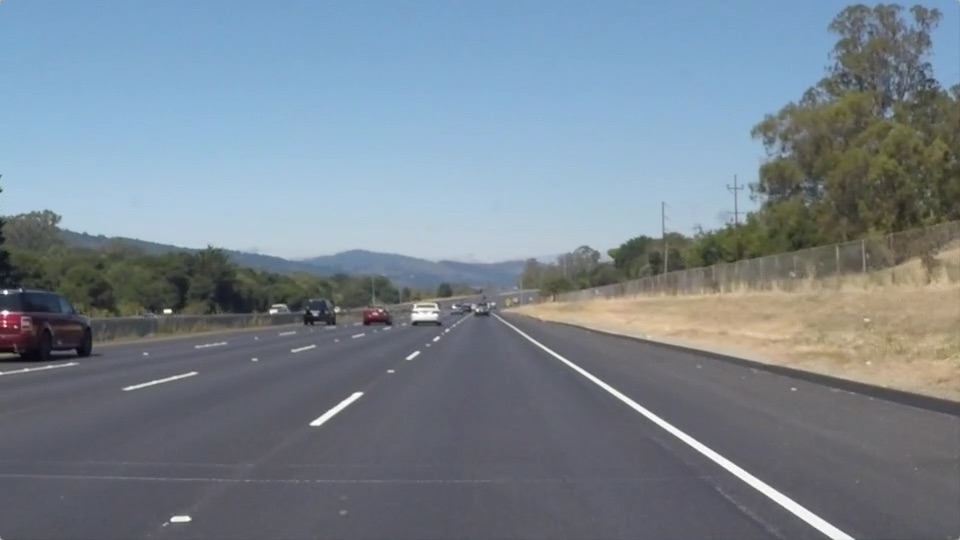
#> input picture test_images/solidWhiteRight.jpg, 960 x 540 px
$ jupyter execute --allow-errors finding_lane_lines.ipynb   (shell and % lines are left out)
#> lines starting #> are read from the running program, lines starting #| are printed output that depends on the picture; after the words box and inside, x2 and y2 are one past the last pixel; in counts of white or black regions, pixels touching at a corner belong together
## Project: **Finding Lane Lines on the Road**
***
In this project, you will use the tools you learned about in the lesson to identify lane lines on the road.  You can develop your pipeline on a series of individual images, and later apply the result to a video stream (really just a series of images). Check out the video clip "raw-lines-example.mp4" (also contained in this repository) to see what the output should look like after using the helper functions below.

Once you have a result that looks roughly like "raw-lines-example.mp4", you'll need to get creative and try to average and/or extrapolate the line segments you've detected to map out the full extent of the lane lines.  You can see an example of the result you're going for in the video "P1_example.mp4".  Ultimately, you would like to draw just one line for the left side of the lane, and one for the right.

In addition to implementing code, there is a brief writeup to complete. The writeup should be completed in a separate file, which can be either a markdown file or a pdf document. There is a [write up template](https://github.com/udacity/CarND-LaneLines-P1/blob/master/writeup_template.md) that can be used to guide the writing process. Completing both the code in the Ipython notebook and the writeup template will cover all of the [rubric points](https://review.udacity.com/#!/rubrics/322/view) for this project.

---
Let's have a look at our first image called 'test_images/solidWhiteRight.jpg'.  Run the 2 cells below (hit Shift-Enter or the "play" button above) to display the image.

**Note: If, at any point, you encounter frozen display windows or other confounding issues, you can always start again with a clean slate by going to the "Kernel" menu above and selecting "Restart & Clear Output".**

---

**The tools you have are color selection, region of interest selection, grayscaling, Gaussian smoothing, Canny Edge Detection and Hough Tranform line detection.  You  are also free to explore and try other techniques that were not presented in the lesson.  Your goal is piece together a pipeline to detect the line segments in the image, then average/extrapolate them and draw them onto the image for display (as below).  Once you have a working pipeline, try it out on the video stream below.**

---

<figure>

 <figcaption>
 <p></p>
 <p style="text-align: center;"> Your output should look something like this (above) after detecting line segments using the helper functions below </p>
 </figcaption>
</figure>
 <p></p>
<figure>

 <figcaption>
 <p></p>
 <p style="text-align: center;"> Your goal is to connect/average/extrapolate line segments to get output like this</p>
 </figcaption>
</figure>

**Run the cell below to import some packages.  If you get an `import error` for a package you've already installed, try changing your kernel (select the Kernel menu above --> Change Kernel).  Still have problems?  Try relaunching Jupyter Notebook from the terminal prompt.  Also, consult the forums for more troubleshooting tips.**

## Import Packages

[cell 1]
#importing some useful packages
import matplotlib.pyplot as plt
import matplotlib.image as mpimg
import numpy as np
import cv2

## Read in an Image

[cell 2]
#reading in an image
image = mpimg.imread('test_images/solidWhiteRight.jpg')
#> image is the input picture: shape (540, 960, 3); mean R, G, B 120.3, 132.6, 143.7

#printing out some stats and plotting
print('This image is:', type(image), 'with dimensions:', image.shape)
#| This image is: <class 'numpy.ndarray'> with dimensions: (540, 960, 3)
plt.imshow(image)
# if you wanted to show a single color channel image called 'gray', for example, call as plt.imshow(gray, cmap='gray')

## Ideas for Lane Detection Pipeline

**Some OpenCV functions (beyond those introduced in the lesson) that might be useful for this project are:**

`cv2.inRange()` for color selection
`cv2.fillPoly()` for regions selection
`cv2.line()` to draw lines on an image given endpoints
`cv2.addWeighted()` to coadd / overlay two images
`cv2.cvtColor()` to grayscale or change color
`cv2.imwrite()` to output images to file
`cv2.bitwise_and()` to apply a mask to an image

**Check out the OpenCV documentation to learn about these and discover even more awesome functionality!**

## Helper Functions

Below are some helper functions to help get you started. They should look familiar from the lesson!

[cell 3]
import math

# [7 lines left out: function grayscale, not called in this run]
    # Or use BGR2GRAY if you read an image with cv2.imread()
    # return cv2.cvtColor(img, cv2.COLOR_BGR2GRAY)

def canny(img, low_threshold, high_threshold):
    """Applies the Canny transform"""
    return cv2.Canny(img, low_threshold, high_threshold)

def gaussian_blur(img, kernel_size):
    """Applies a Gaussian Noise kernel"""
    return cv2.GaussianBlur(img, (kernel_size, kernel_size), 0)

# [179 lines left out: functions region_of_interest, draw_lines, hough_lines, weighted_img, not called in this run]

## Test Images

Build your pipeline to work on the images in the directory "test_images"
**You should make sure your pipeline works well on these images before you try the videos.**

[cell 4]
import os
os.listdir("test_images/")

## Build a Lane Finding Pipeline

Build the pipeline and run your solution on all test_images. Make copies into the `test_images_output` directory, and you can use the images in your writeup report.

Try tuning the various parameters, especially the low and high Canny thresholds as well as the Hough lines parameters.

[cell 5]
img = mpimg.imread('test_images/solidYellowCurve.jpg')
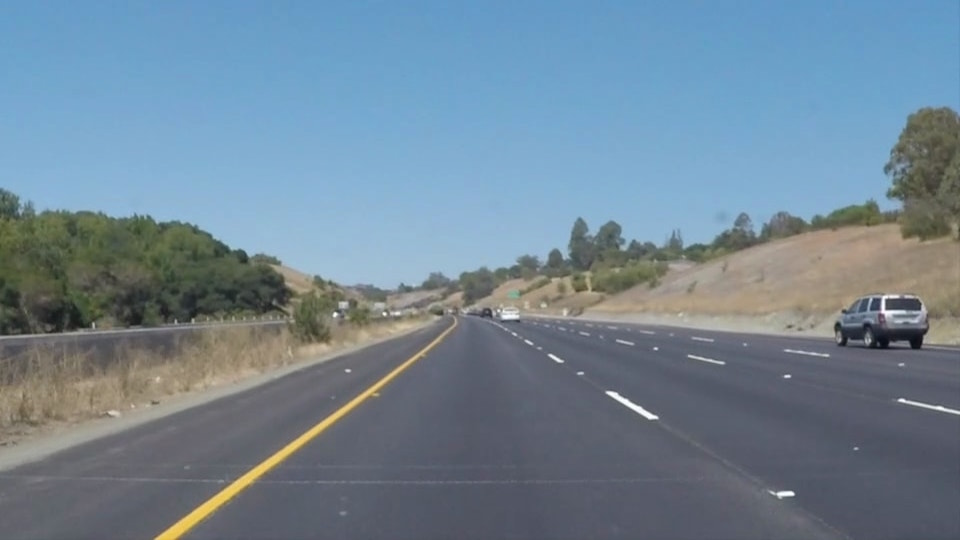
#> input picture test_images/solidYellowCurve.jpg, 960 x 540 px
#> img is the input picture: shape (540, 960, 3); mean R, G, B 113, 133.4, 149

### color selection###
hsv_img = cv2.cvtColor(img, cv2.COLOR_RGB2HSV)
#> hsv_img: shape (540, 960, 3); mean H, S, V 90, 67.7, 154.4

mask_white = cv2.inRange(img, (200,200,200), (255, 255, 255))
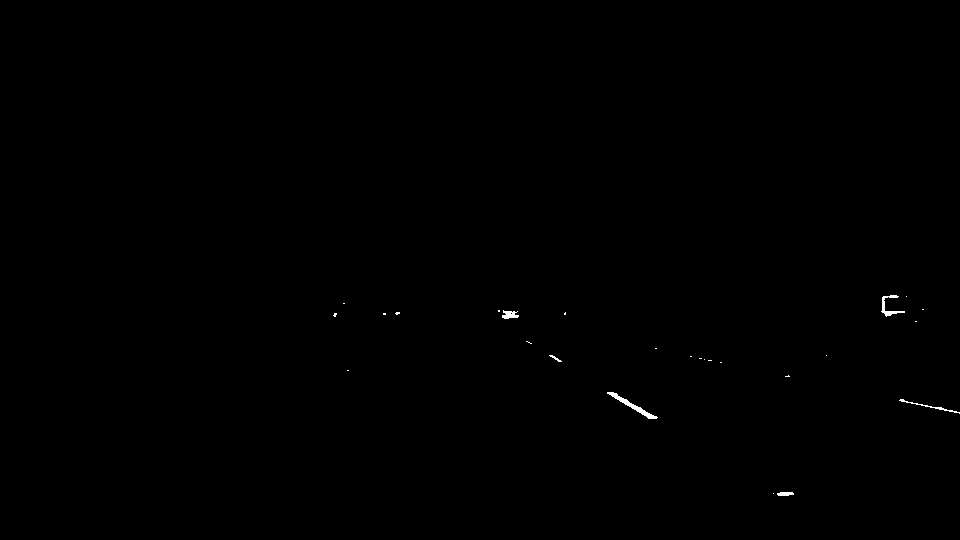
#> mask_white: shape (540, 960); 0.15% white; 26 white regions (20 under 20 px), largest, box (x1, y1, x2, y2) and area: (607, 392, 658, 419) 245, (881, 295, 905, 317) 150, (899, 399, 960, 414) 105, (502, 310, 519, 319) 100, (777, 492, 794, 496) 58, (549, 355, 562, 362) 29
mask_yellow = cv2.inRange(hsv_img, (15,60,20), (25, 255, 255))
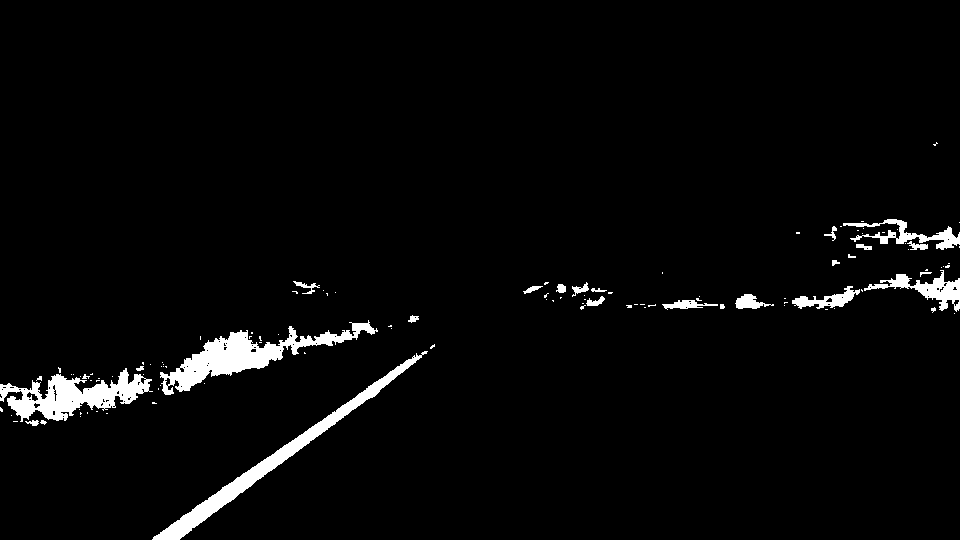
#> mask_yellow: shape (540, 960); 3.2% white; 115 white regions (89 under 20 px), largest, box (x1, y1, x2, y2) and area: (160, 320, 378, 395) 4259, (152, 351, 428, 540) 3879, (0, 368, 153, 422) 3597
color_mask = cv2.bitwise_or(mask_white, mask_yellow)
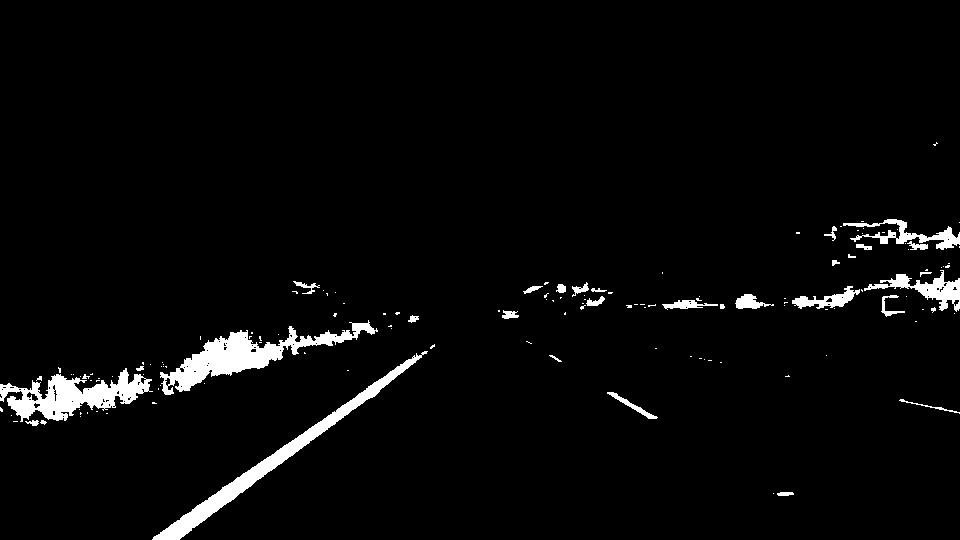
#> color_mask: shape (540, 960); 3.3% white; 141 white regions (109 under 20 px), largest, box (x1, y1, x2, y2) and area: (160, 320, 378, 395) 4259, (152, 351, 428, 540) 3879, (0, 368, 153, 422) 3597
masked_img = np.copy(img)
masked_img[color_mask == 0] = [0,0,0]
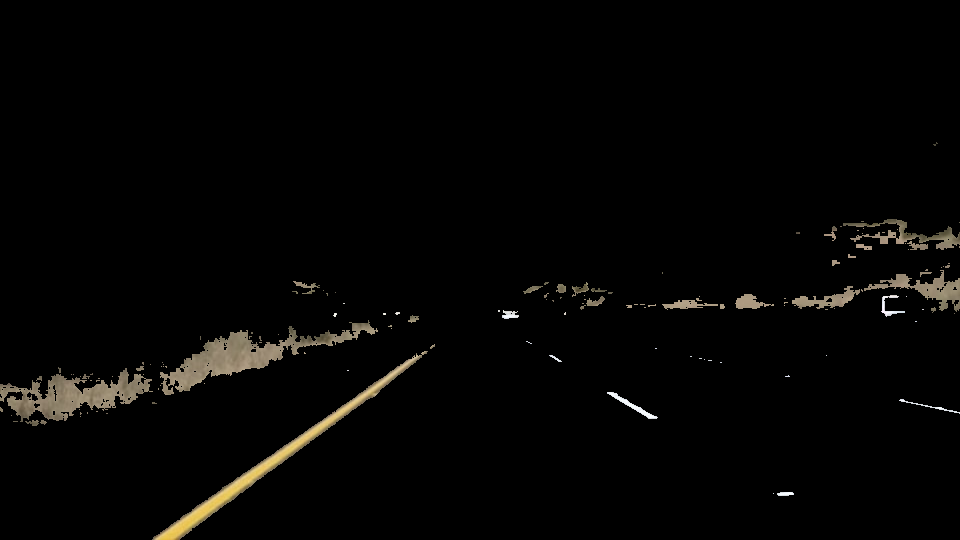
#> masked_img: shape (540, 960, 3); mean R, G, B 5.3, 4.8, 3.8

plt.imshow(masked_img)
